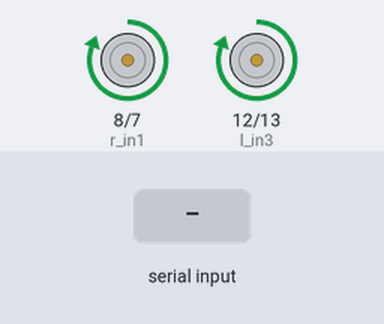
The sketch below on a simulated Arduino Uno, built with avr-gcc and run on an emulated ATmega328P. Shown: motor-driver pin pairs drawn as motors (green arrow = first pin HIGH = forward, orange = second pin HIGH = backward, longer = more drive, scaled by the enable pin). The test bench sets the inputs (shaded band). What the sketch prints to the serial monitor is not drawn.

Above: at 1.2 s.
1.3 s: "L" received over Serial
2.8 s: "R" received over Serial
4.3 s: "B" received over Serial
Timing chart, 0 to 7.3 s (numbered marks = the images above; inputs shaded):
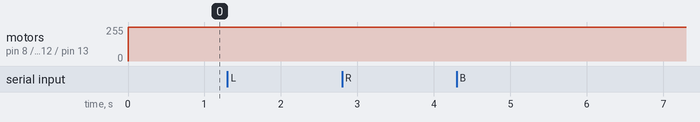

The sketch:

bluetooth_control_car.ino
```cpp
const int r_ena=10;
const int l_ena=9;
const int r_in1=8;
const int r_in2=7;
const int l_in3=12;
const int l_in4=13;
int speeds=255, data=0;
void setup() {
  // put your setup code here, to run once:
  pinMode(r_ena,OUTPUT);
  pinMode(r_in1,OUTPUT);
  pinMode(r_in2,OUTPUT);
  pinMode(l_ena,OUTPUT);
  pinMode(l_in3,OUTPUT);
  pinMode(l_in4,OUTPUT);
  Serial.begin(9600);
  digitalWrite(r_in1,LOW);
  digitalWrite(r_in2,LOW);
  digitalWrite(l_in3,LOW);
  digitalWrite(l_in4,LOW);
  analogWrite(r_ena,0);
  analogWrite(l_ena,0);


}

void loop() {
  forward();
    //for bluetooth
      if(Serial.available()>0)
      {
      data=Serial.read();
      Serial.print(data);
      if(data=='L')
      {
        leftward();
        //Serial.print("L");
      }
      if(data=='R')
      {
        rightward();
        //Serial.print("R");
      }
      if(data=='F')
      {
        forward();
        //Serial.print("F");
      }
      if(data=='B')
      {
        backward();
        //Serial.print("B");
      }
      }

}

void forward(){
  digitalWrite(r_in1,HIGH);
  digitalWrite(r_in2,LOW);
  digitalWrite(l_in3,HIGH);
  digitalWrite(l_in4,LOW);
  analogWrite(r_ena,speeds);
  analogWrite(l_ena,speeds);
}

void backward(){
  digitalWrite(r_in1,LOW);
  digitalWrite(r_in2,HIGH);
  digitalWrite(l_in3,LOW);
  digitalWrite(l_in4,HIGH);
  analogWrite(r_ena,speeds);
  analogWrite(l_ena,speeds);
}

void leftward(){
  digitalWrite(r_in1,HIGH);
  digitalWrite(r_in2,LOW);
  digitalWrite(l_in3,LOW);
  digitalWrite(l_in4,HIGH);
  analogWrite(r_ena,speeds);
  analogWrite(l_ena,speeds);
}

void rightward(){
  digitalWrite(r_in1,LOW);
  digitalWrite(r_in2,HIGH);
  digitalWrite(l_in3,HIGH);
  digitalWrite(l_in4,LOW);
  analogWrite(r_ena,speeds);
  analogWrite(l_ena,speeds);
}
```
